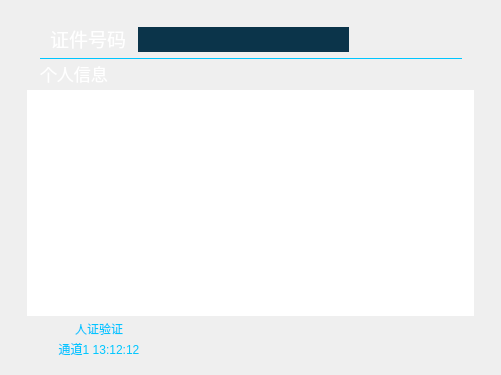
<?xml version="1.0" encoding="UTF-8"?>
<ui version="4.0">
 <class>QueryDialog</class>
 <widget class="QDialog" name="QueryDialog">
  <property name="geometry">
   <rect>
    <x>0</x>
    <y>0</y>
    <width>501</width>
    <height>375</height>
   </rect>
  </property>
  <property name="windowTitle">
   <string>Dialog</string>
  </property>
  <property name="styleSheet">
   <string notr="true">background-image: url(:/Images/HuiCha/TanChuangBG.png);</string>
  </property>
  <widget class="QFrame" name="radiusFrame">
   <property name="geometry">
    <rect>
     <x>0</x>
     <y>0</y>
     <width>501</width>
     <height>375</height>
    </rect>
   </property>
   <property name="styleSheet">
    <string notr="true">border: 0;
image: 0;
border-radius:10px;</string>
   </property>
   <property name="frameShape">
    <enum>QFrame::StyledPanel</enum>
   </property>
   <property name="frameShadow">
    <enum>QFrame::Raised</enum>
   </property>
   <widget class="QWidget" name="headerWidget" native="true">
    <property name="geometry">
     <rect>
      <x>0</x>
      <y>0</y>
      <width>501</width>
      <height>65</height>
     </rect>
    </property>
    <property name="styleSheet">
     <string notr="true">border: 0;
background: 0;
border-radius: 0;</string>
    </property>
    <widget class="QLabel" name="cardCodeLabel">
     <property name="geometry">
      <rect>
       <x>50</x>
       <y>27</y>
       <width>81</width>
       <height>23</height>
      </rect>
     </property>
     <property name="font">
      <font>
       <pointsize>14</pointsize>
      </font>
     </property>
     <property name="styleSheet">
      <string notr="true">background: 0;
border: 0;
color: rgb(255, 255, 255);
image: 0;</string>
     </property>
     <property name="text">
      <string>证件号码</string>
     </property>
    </widget>
    <widget class="QLineEdit" name="cardCodeLineEdit">
     <property name="geometry">
      <rect>
       <x>138</x>
       <y>27</y>
       <width>211</width>
       <height>25</height>
      </rect>
     </property>
     <property name="styleSheet">
      <string notr="true">color: rgb(255, 255, 255);
border: 0;
image: 0;
background: 0;
background-color: rgb(11, 52, 74);
border-radius: 0;</string>
     </property>
    </widget>
    <widget class="QPushButton" name="queryPushButton">
     <property name="geometry">
      <rect>
       <x>350</x>
       <y>17</y>
       <width>96</width>
       <height>41</height>
      </rect>
     </property>
     <property name="styleSheet">
      <string notr="true">QPushButton{image: 0; border: 0;}
QPushButton{background-image: url(:/Images/HuiCha/ChaXun.png);}
QPushButton:hover{background-image: url(:/Images/HuiCha/ChaXunDianJiHou.png);}
QPushButton:pressed{background-image: url(:/Images/HuiCha/ChaXun.png);}</string>
     </property>
     <property name="text">
      <string/>
     </property>
    </widget>
    <widget class="QPushButton" name="closePushButton">
     <property name="geometry">
      <rect>
       <x>450</x>
       <y>30</y>
       <width>20</width>
       <height>16</height>
      </rect>
     </property>
     <property name="styleSheet">
      <string notr="true">background: 0;
border: 0;
image: 0;</string>
     </property>
     <property name="text">
      <string/>
     </property>
     <property name="icon">
      <iconset resource="images.qrc">
       <normaloff>:/Images/HuiCha/GuanBi.png</normaloff>:/Images/HuiCha/GuanBi.png</iconset>
     </property>
    </widget>
    <widget class="QLabel" name="splitLabel_1">
     <property name="geometry">
      <rect>
       <x>40</x>
       <y>58</y>
       <width>422</width>
       <height>1</height>
      </rect>
     </property>
     <property name="styleSheet">
      <string notr="true">image: 0;
background: 0;
border-radius: 0;
border-width: 1px;
border-style: solid;
border-color: rgb(0, 198, 255);
</string>
     </property>
     <property name="text">
      <string/>
     </property>
    </widget>
   </widget>
   <widget class="QWidget" name="bodyWidget_1" native="true">
    <property name="geometry">
     <rect>
      <x>0</x>
      <y>65</y>
      <width>501</width>
      <height>310</height>
     </rect>
    </property>
    <property name="styleSheet">
     <string notr="true">image: 0;
background: 0;
border-radius: 0;</string>
    </property>
    <widget class="QLabel" name="splitLabel_2">
     <property name="geometry">
      <rect>
       <x>40</x>
       <y>73</y>
       <width>422</width>
       <height>1</height>
      </rect>
     </property>
     <property name="styleSheet">
      <string notr="true">image: 0;
background: 0;
border-radius: 0;
border-width: 1px;
border-style: solid;
border-color: rgb(0, 198, 255);
</string>
     </property>
     <property name="text">
      <string/>
     </property>
    </widget>
    <widget class="QLabel" name="personalLabel">
     <property name="geometry">
      <rect>
       <x>40</x>
       <y>-3</y>
       <width>68</width>
       <height>23</height>
      </rect>
     </property>
     <property name="font">
      <font>
       <pointsize>13</pointsize>
      </font>
     </property>
     <property name="styleSheet">
      <string notr="true">background: 0;
border: 0;
color: rgb(255, 255, 255);
image: 0;</string>
     </property>
     <property name="text">
      <string>个人信息</string>
     </property>
    </widget>
    <widget class="QLabel" name="personalLabel_1">
     <property name="geometry">
      <rect>
       <x>40</x>
       <y>25</y>
       <width>231</width>
       <height>17</height>
      </rect>
     </property>
     <property name="styleSheet">
      <string notr="true">background: 0;
border: 0;
color: rgb(0, 198, 255);
image: 0;</string>
     </property>
     <property name="text">
      <string>姓名：</string>
     </property>
    </widget>
    <widget class="QLabel" name="personalLabel_2">
     <property name="geometry">
      <rect>
       <x>40</x>
       <y>47</y>
       <width>231</width>
       <height>17</height>
      </rect>
     </property>
     <property name="styleSheet">
      <string notr="true">background: 0;
border: 0;
color: rgb(0, 198, 255);
image: 0;</string>
     </property>
     <property name="text">
      <string>证件号码：</string>
     </property>
    </widget>
    <widget class="QLabel" name="personalLabel_3">
     <property name="geometry">
      <rect>
       <x>280</x>
       <y>25</y>
       <width>201</width>
       <height>17</height>
      </rect>
     </property>
     <property name="styleSheet">
      <string notr="true">background: 0;
border: 0;
color: rgb(0, 198, 255);
image: 0;</string>
     </property>
     <property name="text">
      <string>航班号：</string>
     </property>
    </widget>
    <widget class="QLabel" name="personalLabel_4">
     <property name="geometry">
      <rect>
       <x>280</x>
       <y>47</y>
       <width>231</width>
       <height>17</height>
      </rect>
     </property>
     <property name="styleSheet">
      <string notr="true">background: 0;
border: 0;
color: rgb(0, 198, 255);
image: 0;</string>
     </property>
     <property name="text">
      <string>序列号：</string>
     </property>
    </widget>
    <widget class="QPushButton" name="baoJingPushButton">
     <property name="geometry">
      <rect>
       <x>350</x>
       <y>231</y>
       <width>126</width>
       <height>55</height>
      </rect>
     </property>
     <property name="styleSheet">
      <string notr="true">QPushButton{image:0; border:0;}
QPushButton{background-image: url(:/Images/HuiCha/BaoJing.png);}
QPushButton:hover{background-image: url(:/Images/HuiCha/BaoJingDianJiHou.png);}
QPushButton:pressed{background-image: url(:/Images/HuiCha/BaoJing.png);}
</string>
     </property>
     <property name="text">
      <string/>
     </property>
    </widget>
    <widget class="QPushButton" name="fangXingPushButton">
     <property name="geometry">
      <rect>
       <x>350</x>
       <y>175</y>
       <width>126</width>
       <height>55</height>
      </rect>
     </property>
     <property name="styleSheet">
      <string notr="true">QPushButton{image:0; border:0;}
QPushButton{background-image: url(:/Images/HuiCha/RenGongFuHeFangXing.png);}
QPushButton:hover{background-image: url(:/Images/HuiCha/RenGongFuHeFangXingDianJiHou.png);}
QPushButton:pressed{background-image: url(:/Images/HuiCha/RenGongFuHeFangXing.png);}</string>
     </property>
     <property name="text">
      <string/>
     </property>
    </widget>
    <widget class="QLabel" name="portraitLabel">
     <property name="geometry">
      <rect>
       <x>40</x>
       <y>105</y>
       <width>118</width>
       <height>146</height>
      </rect>
     </property>
     <property name="styleSheet">
      <string notr="true">border-image: url(:/Images/HuiCha/ZhaoPian.png);
image: 0;
border-radius: 0;</string>
     </property>
     <property name="text">
      <string/>
     </property>
    </widget>
    <widget class="QLabel" name="resultLabel">
     <property name="geometry">
      <rect>
       <x>40</x>
       <y>77</y>
       <width>101</width>
       <height>23</height>
      </rect>
     </property>
     <property name="font">
      <font>
       <pointsize>13</pointsize>
      </font>
     </property>
     <property name="styleSheet">
      <string notr="true">background: 0;
border: 0;
color: rgb(255, 255, 255);
image: 0;</string>
     </property>
     <property name="text">
      <string>全流程记录</string>
     </property>
    </widget>
    <widget class="QLabel" name="resultLabel_1">
     <property name="geometry">
      <rect>
       <x>20</x>
       <y>255</y>
       <width>158</width>
       <height>17</height>
      </rect>
     </property>
     <property name="styleSheet">
      <string notr="true">background: 0;
border: 0;
color: rgb(0, 198, 255);
image: 0;</string>
     </property>
     <property name="text">
      <string>人证验证</string>
     </property>
     <property name="alignment">
      <set>Qt::AlignCenter</set>
     </property>
    </widget>
    <widget class="QLabel" name="resultLabel_2">
     <property name="geometry">
      <rect>
       <x>20</x>
       <y>275</y>
       <width>158</width>
       <height>17</height>
      </rect>
     </property>
     <property name="font">
      <font>
       <pointsize>9</pointsize>
      </font>
     </property>
     <property name="styleSheet">
      <string notr="true">background: 0;
border: 0;
color: rgb(0, 198, 255);
image: 0;</string>
     </property>
     <property name="text">
      <string>通道1 13:12:12</string>
     </property>
     <property name="alignment">
      <set>Qt::AlignCenter</set>
     </property>
    </widget>
   </widget>
   <widget class="QWidget" name="bodyWidget_2" native="true">
    <property name="geometry">
     <rect>
      <x>0</x>
      <y>65</y>
      <width>501</width>
      <height>310</height>
     </rect>
    </property>
    <property name="styleSheet">
     <string notr="true">image: 0;
background: 0;
border-radius: 0;</string>
    </property>
    <widget class="QWidget" name="childWidget" native="true">
     <property name="geometry">
      <rect>
       <x>30</x>
       <y>25</y>
       <width>143</width>
       <height>226</height>
      </rect>
     </property>
     <property name="styleSheet">
      <string notr="true">image: 0;
background: 0;
border-radius: 0;
border-width: 1px;
border-style: solid;
border-color: rgb(51, 110, 135);
</string>
     </property>
     <widget class="QLabel" name="flightPicLabel">
      <property name="geometry">
       <rect>
        <x>25</x>
        <y>25</y>
        <width>93</width>
        <height>127</height>
       </rect>
      </property>
      <property name="styleSheet">
       <string notr="true">image: 0;
border: 0;
background-color: rgb(13, 29, 42);
</string>
      </property>
      <property name="text">
       <string/>
      </property>
     </widget>
     <widget class="QLabel" name="flightTextLabel">
      <property name="geometry">
       <rect>
        <x>0</x>
        <y>165</y>
        <width>143</width>
        <height>20</height>
       </rect>
      </property>
      <property name="styleSheet">
       <string notr="true">border: 0;
color: rgb(2, 255, 157);</string>
      </property>
      <property name="text">
       <string>航班号/序列号</string>
      </property>
      <property name="alignment">
       <set>Qt::AlignCenter</set>
      </property>
     </widget>
     <widget class="QLabel" name="flightNoLabel">
      <property name="geometry">
       <rect>
        <x>0</x>
        <y>195</y>
        <width>143</width>
        <height>17</height>
       </rect>
      </property>
      <property name="font">
       <font>
        <pointsize>13</pointsize>
       </font>
      </property>
      <property name="styleSheet">
       <string notr="true">border: 0;
color: rgb(255, 255, 255);</string>
      </property>
      <property name="text">
       <string>CE01923/098</string>
      </property>
      <property name="alignment">
       <set>Qt::AlignCenter</set>
      </property>
     </widget>
    </widget>
    <widget class="QWidget" name="childWidget_1" native="true">
     <property name="geometry">
      <rect>
       <x>179</x>
       <y>25</y>
       <width>143</width>
       <height>226</height>
      </rect>
     </property>
     <property name="styleSheet">
      <string notr="true">image: 0;
background: 0;
border-radius: 0;
border-width: 1px;
border-style: solid;
border-color: rgb(51, 110, 135);
</string>
     </property>
     <widget class="QLabel" name="flightPicLabel_1">
      <property name="geometry">
       <rect>
        <x>25</x>
        <y>25</y>
        <width>93</width>
        <height>127</height>
       </rect>
      </property>
      <property name="styleSheet">
       <string notr="true">image: 0;
border: 0;
background-color: rgb(13, 29, 42);
</string>
      </property>
      <property name="text">
       <string/>
      </property>
     </widget>
     <widget class="QLabel" name="flightTextLabel_1">
      <property name="geometry">
       <rect>
        <x>0</x>
        <y>165</y>
        <width>143</width>
        <height>17</height>
       </rect>
      </property>
      <property name="styleSheet">
       <string notr="true">border: 0;
color: rgb(2, 255, 157);</string>
      </property>
      <property name="text">
       <string>航班号/序列号</string>
      </property>
      <property name="alignment">
       <set>Qt::AlignCenter</set>
      </property>
     </widget>
     <widget class="QLabel" name="flightNoLabel_1">
      <property name="geometry">
       <rect>
        <x>0</x>
        <y>195</y>
        <width>143</width>
        <height>17</height>
       </rect>
      </property>
      <property name="font">
       <font>
        <pointsize>13</pointsize>
       </font>
      </property>
      <property name="styleSheet">
       <string notr="true">border: 0;
color: rgb(255, 255, 255);</string>
      </property>
      <property name="text">
       <string>CE01923/098</string>
      </property>
      <property name="alignment">
       <set>Qt::AlignCenter</set>
      </property>
     </widget>
    </widget>
    <widget class="QWidget" name="childWidget_2" native="true">
     <property name="geometry">
      <rect>
       <x>328</x>
       <y>25</y>
       <width>143</width>
       <height>226</height>
      </rect>
     </property>
     <property name="styleSheet">
      <string notr="true">image: 0;
background: 0;
border-radius: 0;
border-width: 1px;
border-style: solid;
border-color: rgb(51, 110, 135);
</string>
     </property>
     <widget class="QLabel" name="flightPicLabel_2">
      <property name="geometry">
       <rect>
        <x>25</x>
        <y>25</y>
        <width>93</width>
        <height>127</height>
       </rect>
      </property>
      <property name="styleSheet">
       <string notr="true">image: 0;
border: 0;
background-color: rgb(13, 29, 42);
</string>
      </property>
      <property name="text">
       <string/>
      </property>
     </widget>
     <widget class="QLabel" name="flightTextLabel_2">
      <property name="geometry">
       <rect>
        <x>0</x>
        <y>165</y>
        <width>143</width>
        <height>17</height>
       </rect>
      </property>
      <property name="styleSheet">
       <string notr="true">border: 0;
color: rgb(2, 255, 157);</string>
      </property>
      <property name="text">
       <string>航班号/序列号</string>
      </property>
      <property name="alignment">
       <set>Qt::AlignCenter</set>
      </property>
     </widget>
     <widget class="QLabel" name="flightNoLabel_2">
      <property name="geometry">
       <rect>
        <x>0</x>
        <y>195</y>
        <width>143</width>
        <height>17</height>
       </rect>
      </property>
      <property name="font">
       <font>
        <pointsize>13</pointsize>
       </font>
      </property>
      <property name="styleSheet">
       <string notr="true">border: 0;
color: rgb(255, 255, 255);</string>
      </property>
      <property name="text">
       <string>CE01923/098</string>
      </property>
      <property name="alignment">
       <set>Qt::AlignCenter</set>
      </property>
     </widget>
    </widget>
   </widget>
   <widget class="QWidget" name="bodyWidget_3" native="true">
    <property name="geometry">
     <rect>
      <x>0</x>
      <y>65</y>
      <width>501</width>
      <height>310</height>
     </rect>
    </property>
    <property name="styleSheet">
     <string notr="true">image: 0;
background: 0;
border-radius: 0;</string>
    </property>
    <widget class="QTableWidget" name="flightTableWidget">
     <property name="geometry">
      <rect>
       <x>27</x>
       <y>25</y>
       <width>447</width>
       <height>226</height>
      </rect>
     </property>
     <property name="rowCount">
      <number>0</number>
     </property>
    </widget>
   </widget>
  </widget>
 </widget>
 <resources>
  <include location="images.qrc"/>
 </resources>
 <connections/>
</ui>
